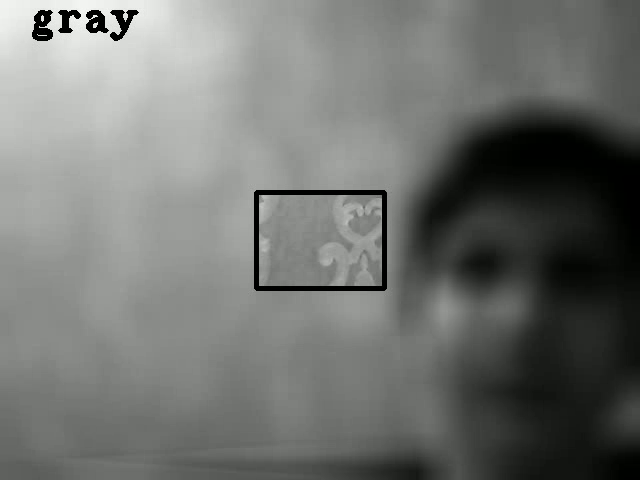
#> input picture frame 25 of Assignment27/part1/result.mp4, 640 x 480 px, given in place of the camera
$ python main.py
#> lines starting #> are read from the running program, lines starting #| are printed output that depends on the picture
import cv2

import numpy
cap=cv2.VideoCapture(0)
_,frame =cap.read()
#> frame is the input picture: shape (480, 640, 3); mean B, G, R 112.2, 115.1, 113.2
satr = frame.shape[0]
#> satr = 480
sotoon = frame.shape[1]
#> sotoon = 640
writer=cv2.VideoWriter("result.mp4",cv2.VideoWriter_fourcc(*'XVID'),30,(sotoon,satr))
while True:
    _,frame=cap.read()
    frame=cv2.cvtColor(frame,cv2.COLOR_RGB2GRAY)
#> frame: shape (480, 640)
    satr = frame.shape[0]
    sotoon = frame.shape[1]
    w=frame[satr*2//5:satr*3//5,sotoon*2//5:sotoon*3//5]
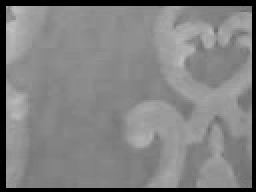
#> w: shape (96, 128) (shown 2 times larger); min 0, max 192, mean 128.6
    kernel=numpy.ones((41,41))/1661
    re_image=cv2.filter2D(frame, -1,kernel)
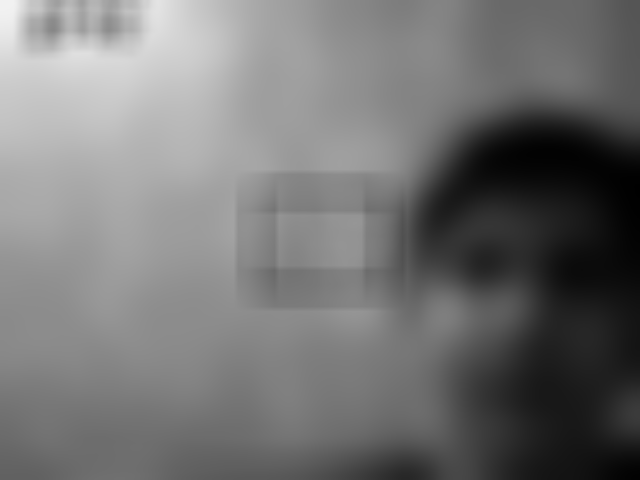
#> re_image: shape (480, 640); min 0, max 241, mean 115.6
    re_image[satr*2//5:satr*3//5,sotoon*2//5:sotoon*3//5]=w
    cv2.rectangle(re_image,(sotoon*2//5,satr*2//5),(sotoon*3//5,satr*3//5),0,4)
    re_image[satr*2//5:satr*3//5,sotoon*2//5:sotoon*3//5]
    if numpy.average(w)>=160:
        color="white"
    elif numpy.average(w)<=90:
        color="black"
    else:
        color="gray"

    cv2.putText(re_image,color,(30,30),cv2.FONT_HERSHEY_COMPLEX_SMALL,2,0,3)
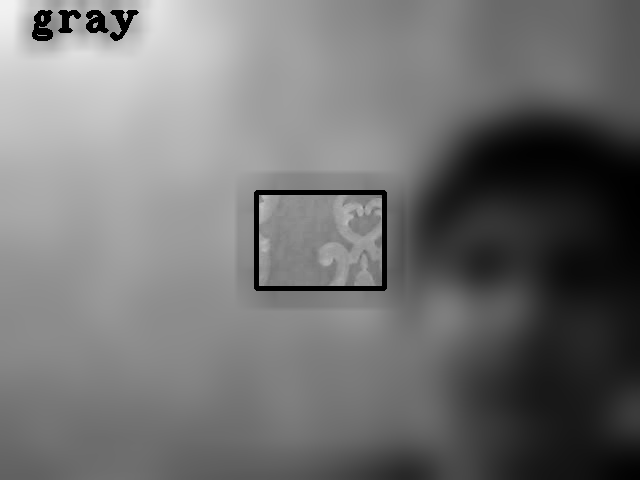
#> re_image: shape (480, 640); min 0, max 241, mean 114.2


    re_image=cv2.cvtColor(re_image,cv2.COLOR_GRAY2BGR)
#> re_image: shape (480, 640, 3)
    writer.write(re_image)
    cv2.imshow("result",re_image)
    if cv2.waitKey(25) & 0xFF==ord("q"):
#> (key q is pressed here)
        break
writer.release()

$ run again, starting later in the video
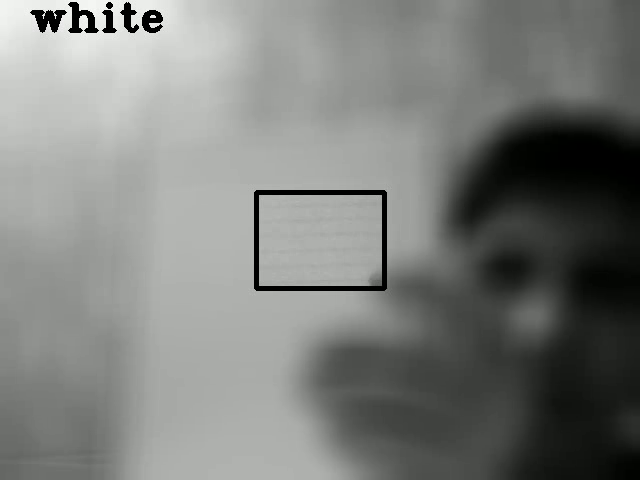
#> input picture frame 114 of Assignment27/part1/result.mp4, 640 x 480 px, given in place of the camera
#> frame is the input picture: shape (480, 640, 3); mean B, G, R 123.5, 126.5, 124.5
#> frame: shape (480, 640)
#> `w=frame[satr*2//5:satr*3//5,sotoon*2//5:sotoon*3//5]`:
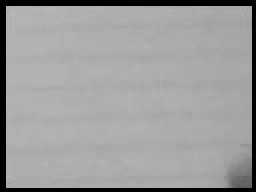
#> w: shape (96, 128) (shown 2 times larger); min 0, max 185, mean 155.9
#> `cv2.putText(re_image,color,(30,30),cv2.FONT_HERSHEY_COMPLEX_SMALL,2,0,3)`:
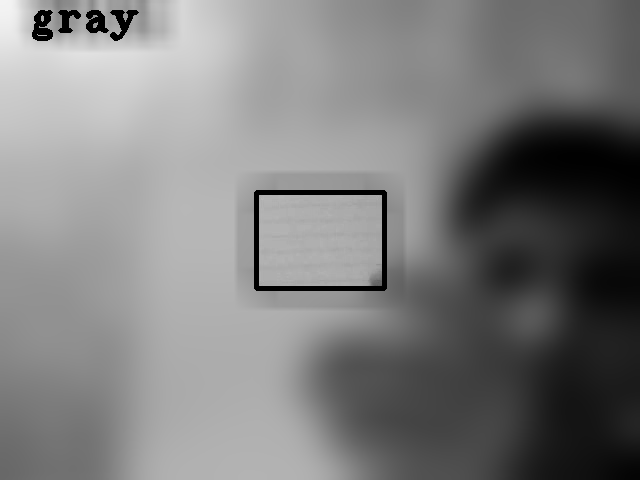
#> re_image: shape (480, 640); min 0, max 243, mean 125.4

$ run again, starting later in the video
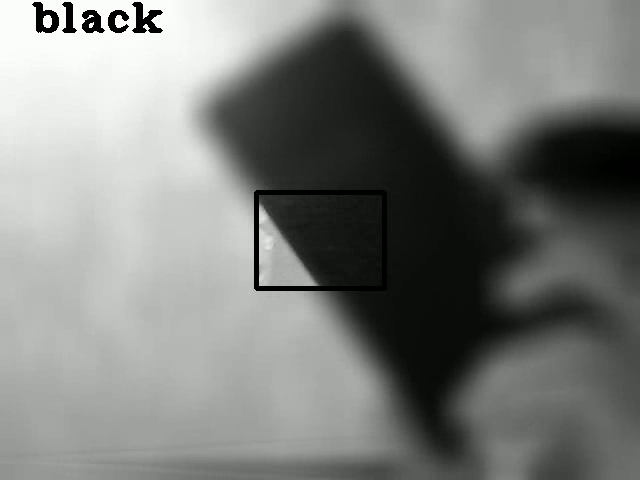
#> input picture frame 203 of Assignment27/part1/result.mp4, 640 x 480 px, given in place of the camera
#> frame is the input picture: shape (480, 640, 3); mean B, G, R 124.7, 127.6, 125.7
#> frame: shape (480, 640)
#> `w=frame[satr*2//5:satr*3//5,sotoon*2//5:sotoon*3//5]`:
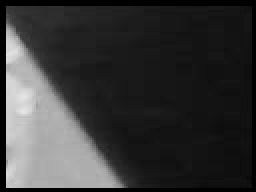
#> w: shape (96, 128) (shown 2 times larger); min 0, max 229, mean 54.7
#> `cv2.putText(re_image,color,(30,30),cv2.FONT_HERSHEY_COMPLEX_SMALL,2,0,3)`:
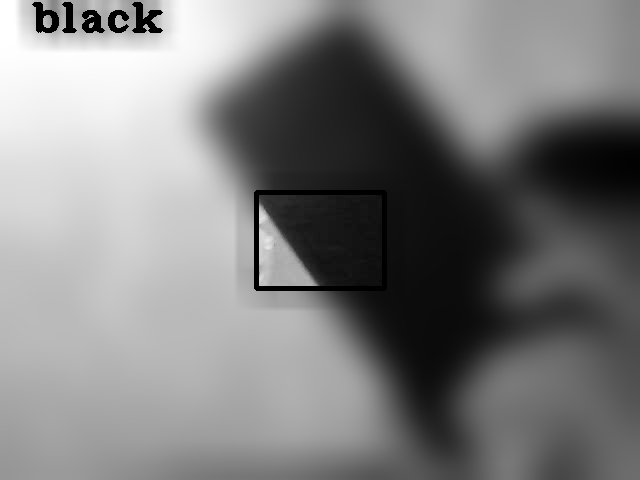
#> re_image: shape (480, 640); min 0, max 255, mean 126.8
